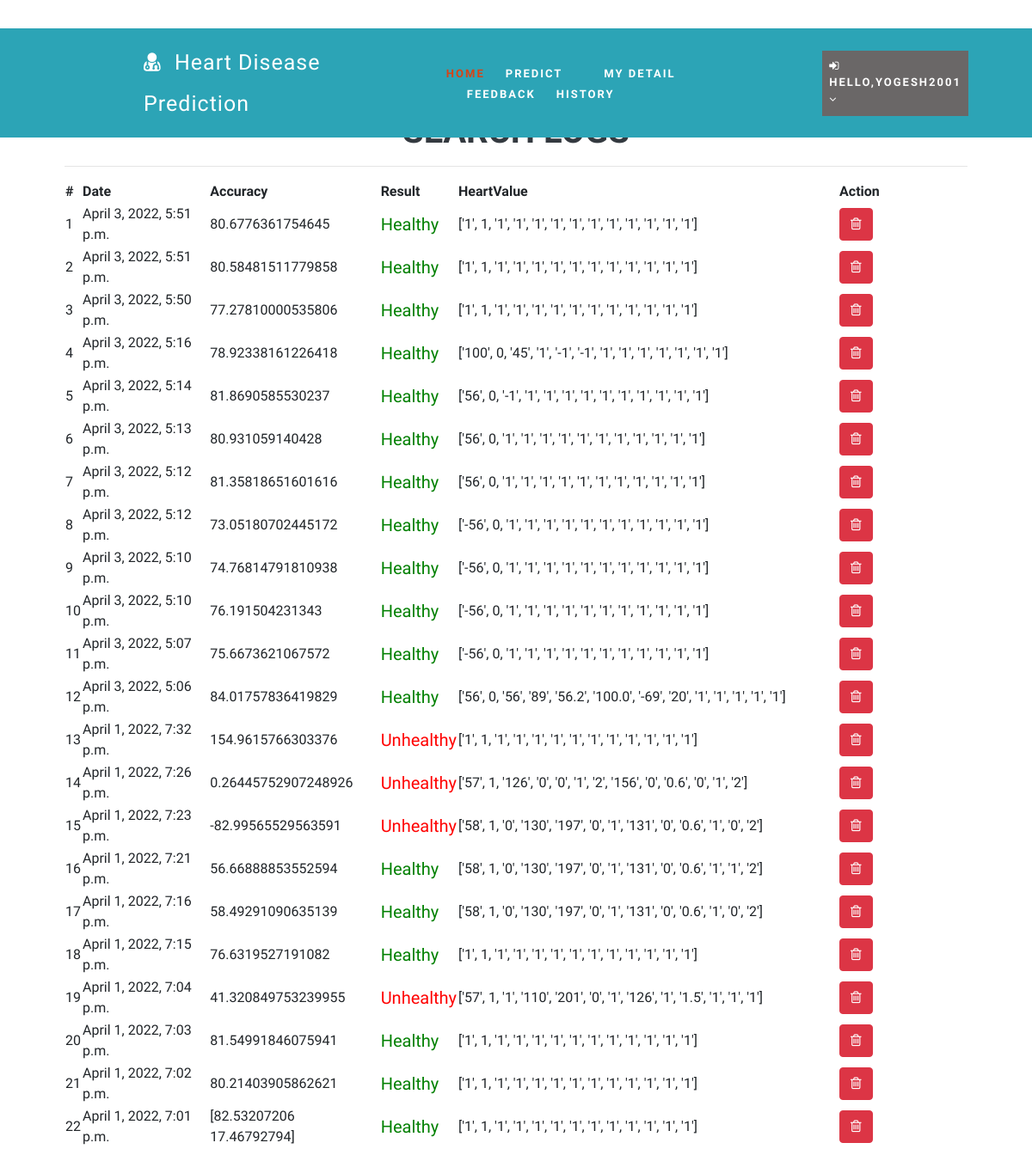
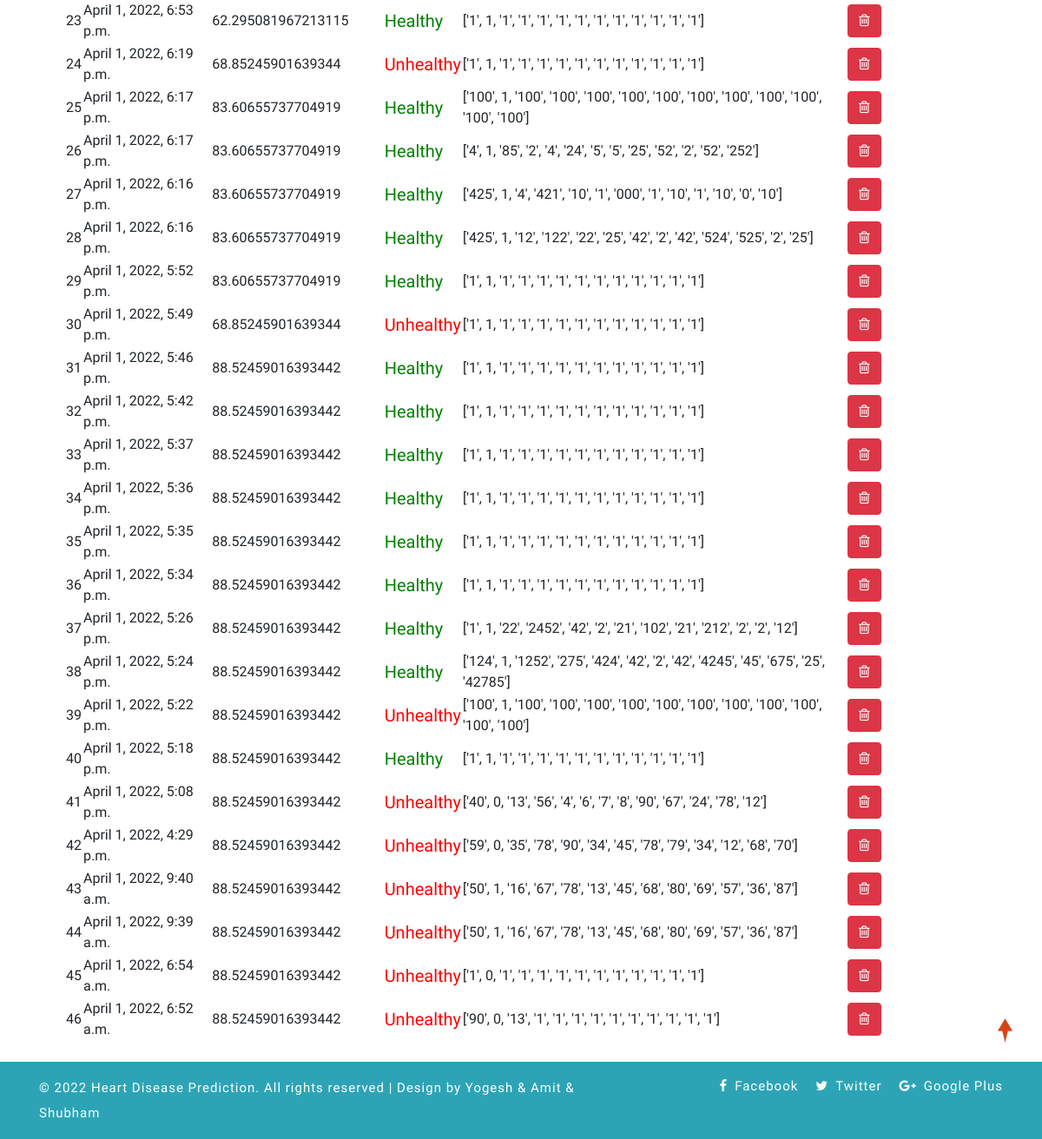
The page /view_search_pat (signed in) on the database as committed earlier (2 pictures, top to bottom).
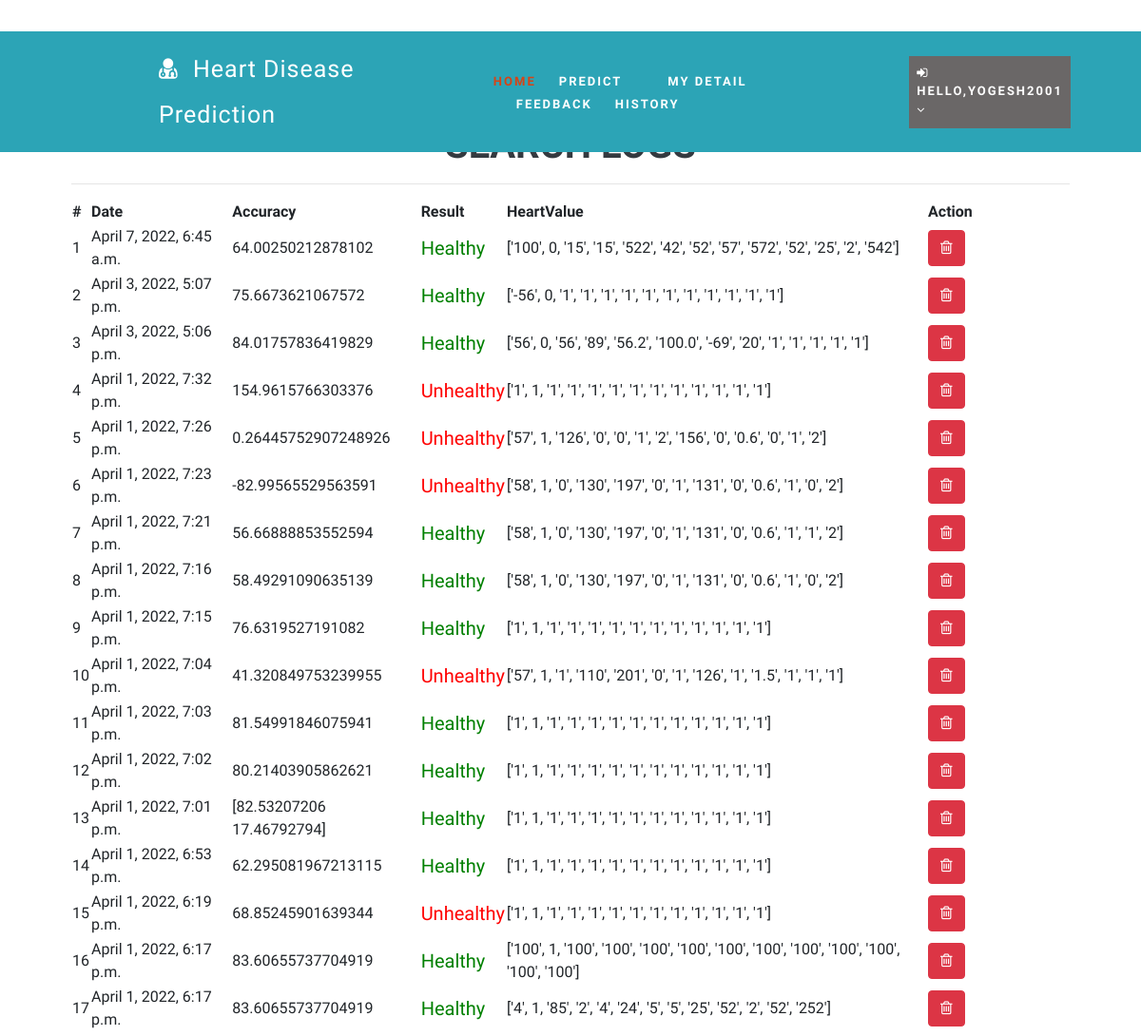
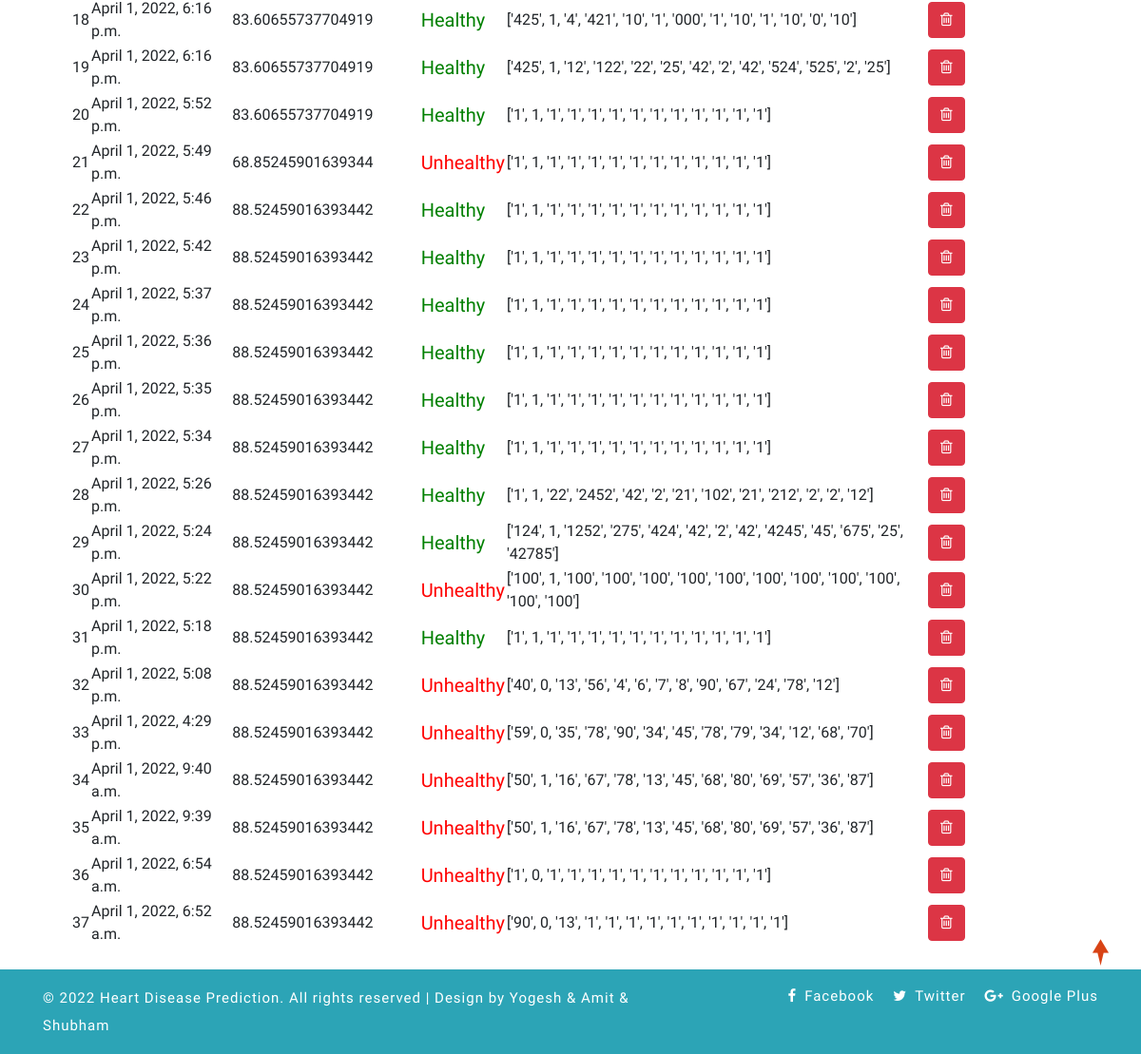
The same page on the database as committed later (2 pictures, top to bottom).
### health/models.py (models this page shows)
class Search_Data(models.Model):
    patient = models.ForeignKey(Patient, on_delete=models.CASCADE, null=True)
    prediction_accuracy = models.CharField(max_length=100,null=True,blank=True)
    result = models.CharField(max_length=100,null=True,blank=True)
    values_list = models.CharField(max_length=100,null=True,blank=True)
    created = models.DateTimeField(auto_now=True,null=True)
    def __str__(self):
        return self.patient.user.username

### health/views.py (the view)
# urls.py: path('view_search_pat', view_search_pat,name="view_search_pat"),
@login_required(login_url="login")
def view_search_pat(request):
    doc = None
    try:
        doc = Doctor.objects.get(user=request.user)
        data = Search_Data.objects.filter(patient__address__icontains=doc.address).order_by('-id')
    except:
        try:
            doc = Patient.objects.get(user=request.user)
            data = Search_Data.objects.filter(patient=doc).order_by('-id')
            print(data)
        except:
            data = Search_Data.objects.all().order_by('-id')
    return render(request,'view_search_pat.html',{'data':data})

### health/templates/view_search_pat.html
{% extends 'index.html' %}
{% load static %}
{% block body %}
<div class="container-fluid" style="width:90%;margin-top:8%">
                    <div class="container-fluid">
                        <h1 align="center" class="w3ls-title text-uppercase text-dark font-weight-bold">Search Logs</h1>
                         </div><hr>
                                <table id="example" class="display" style="width:100%">
                                  <thead>
                                    <tr>
                                      <th>#</th>
                                      {% if request.user.patient_set.all.0 %}
                                      <th>Date</th>
                                      {% else %}
                                      <th>Patient Name</th>
                                      {% endif %}
                                      <th>Accuracy</th>
                                      <th>Result</th>
                                      <th>HeartValue</th>
                                      <th>Action</th>
                                  </tr>
                              </thead>
                              <tbody>
                              {% for i in data %}
                                <tr>
                                  <td>{{forloop.counter}}</td>
                                  {% if request.user.patient_set.all.0 %}
                                    <td>{{i.created}}</td>
                                  {% else %}
                                  <td>{{i.patient.user.first_name}} {{i.patient.user.last_name}}</td>
                                  {% endif %}
                                    <td>{{i.prediction_accuracy}}</td>
                                    <td>{% if i.result == "0" %}
                                      <h5 style="color:green">Healthy</h5>
                                      {% else %}
                                      <h5 style="color:red">Unhealthy</h5>
                                  {% endif %}
                                  </td>
                                  <td>{{i.values_list}}</td>
                                  <td style="width:150px">
                                      <a href="/delete_searched/{{i.id}}" ><button class="btn btn-danger" onclick="return confirm('Are you sure?')"><i class="fa fa-trash-o"></i></button></a></td>
                              </tr>
                              {% endfor %}
                          </tbody>
                      </table>
                  </div>
{% endblock %}

### health/templates/index.html (shortened to what this page needs)
<!DOCTYPE html>
{% load static %}
<html lang="zxx">
<head>
	<link rel="stylesheet" href="{% static 'css/bootstrap.css' %}">
	<link href="{% static 'css/css_slider.css' %}" type="text/css" rel="stylesheet" media="all">
	<link rel="stylesheet" href="{% static 'css/style.css' %}" type="text/css" media="all" />
	<link href="{% static 'css/font-awesome.min.css' %}" rel="stylesheet">
<link rel='stylesheet' type='text/css' href="https://cdn.datatables.net/1.10.21/css/jquery.dataTables.min.css">
<link rel='stylesheet' type='text/css' href="https://cdn.datatables.net/buttons/1.6.2/css/buttons.dataTables.min.css">
</head>
<body>
	<div id="home" style="margin-bottom:2%">
		<header>
			<div class="top-bar py-3">
				<div class="container">
					<div class="row">
						<div class="col-xl-7 col-lg-6 col-md-4 top-social-agile text-md-right text-center mt-md-0 mt-2">
							<div class="row">
								<div class="col-xl-3 col-lg-4 col-6 top-w3layouts p-md-0 text-right">
								</div>
								<div class="col-xl-3 col-lg-4 col-6 header-w3layouts text-md-right text-left">
								</div>
							</div>
						</div>
					</div>
				</div>
			</div>
		</header>
		<div class="main-top" style="background:rgb(44, 164, 182)">
			<div class="container-fluid">
				<div class="header d-md-flex justify-content-between align-items-center py-3">
					<div id="logo" style="margin-left:13%">
						<h1><p style="color:#FFFFFF ; font-size:25px">
							<span class="fa fa-user-md mr-2"></span>
							<span class="logo-sp">Heart Disease</span> Prediction
							</p>
						</h1>
					</div>
					{% if request.user.is_staff %}
					<div class="nav_w3ls" style="margin-right:4%">
						<nav>
							<label for="drop1" class="toggle">Menu</label>
							<input type="checkbox" id="drop1" />
							<ul class="menu" style="padding:15px;width:100%">
								<li class="mx-lg-4 mx-md-3 my-md-0 my-2"><a href="{% url 'admin_home' %}" >Home</a></li>
								<li>
									<label for="drop-2" class="toggle toogle-2"> <span class="fa fa-angle-down" aria-hidden="true"></span>
									</label>
									<a href="#"> Doctor <span class="fa fa-angle-down" aria-hidden="true"></span></a>
									<ul style="margin-top:2%;width:40%;margin-right:0%">
										<li style="width:100%;"><a href="/add_doctor" class="drop-text">Add Doctor</a></li>
										<li style="width:100%;"><a href="/view_doctor" class="drop-text">View Doctor</a></li>
									</ul>
								</li>
								<li class="mx-lg-4 mx-md-3 my-md-0 my-2"><a href="/view_patient">Patient</a></li>
								<li class="mx-lg-4 mx-md-3 my-md-0 my-2">
									<a href="/view_search_pat">Searched Data</a></li>
								<li><a href="/view_feedback">Feedback</a></li>
							</ul>
						</nav>
					</div>
					<div class="nav_w3ls" style="margin-right:3%">
						<nav>
							<label for="drop2" class="toggle">Menu</label>
							<input type="checkbox" id="drop2" />
							<ul class="menu">
								<li class="mx-lg-4 mx-md-3 my-md-0 my-2" style="background:red;padding:8px">
									<label for="drop-2" class="toggle toogle-2"> <span class="fa fa-angle-down" aria-hidden="true"></span>
									</label>
									<a href="#"><i class="fa fa-user"></i> {{request.user.username}} <span class="fa fa-angle-down" aria-hidden="true"></span></a>
									<ul style="margin-top:10%;width:80%;margin-right:5%">
										<li style="width:100%;"><a href="{% url 'change_password' %}" class="drop-text">Password</a></li>
										<li style="width:100%;"><a href="{% url 'logout' %}" class="drop-text">Logout</a></li>
									</ul>
								</li>
							</ul>
						</nav>
					</div>
					{% elif request.user.patient_set.all.0 %}
					<div class="nav_w3ls" style="margin-left:5%;font-weight:bold">
						<nav>
							<ul class="menu" style="padding:15px;width:100%">
								<li><a href="{% url 'patient_home' %}" class="active">Home</a></li>
								<li class="mx-lg-4 mx-md-3 my-md-0 my-2"><a href="/add_heartdetail">Predict</a></li>
								<li class="mx-lg-4 mx-md-3 my-md-0 my-2"><a href="/profile_doctor">My Detail</a></li>
								<li class="mx-lg-4 mx-md-3 my-md-0 my-2"><a href="/sent_feedback">Feedback</a></li>
								<li><a href="/view_search_pat">History</a></li>
							</ul>
						</nav>
					</div>
					<div class="nav_w3ls" style="margin-right:3%">
						<nav>
							<ul class="menu">
								<li class="mx-lg-4 mx-md-3 my-md-0 my-2" style="background:#6a6767;padding:8px">
									<a href="#"><i class="fa fa-sign-in"></i> Hello,{{request.user.username}} <span class="fa fa-angle-down" aria-hidden="true"></span></a>
								</li>
							</ul>
						</nav>
					</div>
					{% endif %}
				</div>
			</div>
		</div>
		{% block body %}
		{% endblock %}
	</div>
	<div class="copy-w3pvt" style="background:rgb(44, 164, 182);color:white">
		<div class="container py-3">
			<div class="row">
				<div class="col-lg-7 w3ls_footer_grid1_left text-lg-left text-center">
					<p style="color:white">&copy; 2022 Heart Disease Prediction. All rights reserved | Design by Yogesh & Amit & Shubham</a>
					</p>
				</div>
				<div class="col-lg-5 w3ls_footer_grid_left1_pos text-lg-right text-center mt-lg-0 mt-2">
					<ul style="color:white">
						<li>
							<a href="#" style="color:white" class="facebook">
								<span class="fa fa-facebook-f mr-2"></span>Facebook</a>
						</li>
						<li class="mx-3">
							<a href="#" style="color:white" class="twitter">
								<span class="fa fa-twitter mr-2"></span>Twitter</a>
						</li>
						<li>
							<a href="#" style="color:white" class="google">
								<span class="fa fa-google-plus mr-2"></span>Google Plus</a>
						</li>
					</ul>
				</div>
			</div>
		</div>
	</div>
	<a href="#home" style="color:white" class="move-top text-center"></a>
</body>
</html>

### health/static/css/style.css (style rules this page uses)
body { padding: 0; margin: 0; background: #FFF; font-family: 'Quicksand', sans-serif; }
body a, body button { transition: 0.5s all; -webkit-transition: 0.5s all; -moz-transition: 0.5s all; -o-transition: 0.5s all; -ms-transition: 0.5s all; text-decoration: none; }
html { scroll-behavior: smooth; }
h1, h2, h3, h4, h5, h6 { margin: 0; padding: 0; font-family: 'Mukta', sans-serif; }
p { margin: 0; padding: 0; font-size: 15px; letter-spacing: 1px; line-height: 1.9; color: #999; font-family: 'Quicksand', sans-serif; }
ul, ol { margin: 0; padding: 0; }
a.move-top { width: 34px; height: 34px; background: url(../images/move-top.png) no-repeat; display: inline-block; position: fixed; bottom: 4%; right: 2%; z-index: 0; }
#home { position: relative; }
.main-top { position: absolute; z-index: 999; width: 100%; background: rgba(0, 0, 0, 0.4); }
nav { margin: 0; padding: 0; }
span.logo-sp { font-weight: 100; }
nav:after { content: ""; display: table; clear: both; }
nav ul { float: right; padding: 0; margin: 0; list-style: none; position: relative; }
nav ul li { margin: 0px; display: inline-block; float: left; }
nav a { padding: 0; color: #fff; font-size: 13px; letter-spacing: 2px; font-weight: 700; text-transform: uppercase; display: inline-block; transition: 0.5s all; -webkit-transition: 0.5s all; -moz-transition: 0.5s all; -o-transition: 0.5s all; -ms-transition: 0.5s all; }
.menu li a.active, .menu li a:hover { color: #2196f3; transition: 0.5s all; -webkit-transition: 0.5s all; -moz-transition: 0.5s all; -o-transition: 0.5s all; -ms-transition: 0.5s all; color: #d84315; }
li>a:only-child:after { content: ''; }
.w3ls_footer_grid_left1_pos ul li, ul.list-part li { display: inline-block; }
.w3ls_footer_grid_left1_pos ul li a { color: #000; text-decoration: none; letter-spacing: 1px; font-size: 15px; }
.w3ls_footer_grid1_left p { color: #484848; font-weight: 500; }

Rows that differ between the two databases and show on the page:
removed Search_Data: created "April 3, 2022, 5:51 p.m.", prediction_accuracy "80.6776361754645", result "Healthy", values_list "['1', 1, '1', '1', '1', '1', '1', '1', '1', '1', '1', '1', '1']"
removed Search_Data: created "April 3, 2022, 5:51 p.m.", prediction_accuracy "80.58481511779858", result "Healthy", values_list "['1', 1, '1', '1', '1', '1', '1', '1', '1', '1', '1', '1', '1']"
removed Search_Data: created "April 3, 2022, 5:50 p.m.", prediction_accuracy "77.27810000535806", result "Healthy", values_list "['1', 1, '1', '1', '1', '1', '1', '1', '1', '1', '1', '1', '1']"
removed Search_Data: created "April 3, 2022, 5:16 p.m.", prediction_accuracy "78.92338161226418", result "Healthy", values_list "['100', 0, '45', '1', '-1', '-1', '1', '1', '1', '1', '1', '1', '1']"
removed Search_Data: created "April 3, 2022, 5:14 p.m.", prediction_accuracy "81.8690585530237", result "Healthy", values_list "['56', 0, '-1', '1', '1', '1', '1', '1', '1', '1', '1', '1', '1']"
removed Search_Data: created "April 3, 2022, 5:13 p.m.", prediction_accuracy "80.931059140428", result "Healthy", values_list "['56', 0, '1', '1', '1', '1', '1', '1', '1', '1', '1', '1', '1']"
removed Search_Data: created "April 3, 2022, 5:12 p.m.", prediction_accuracy "81.35818651601616", result "Healthy", values_list "['56', 0, '1', '1', '1', '1', '1', '1', '1', '1', '1', '1', '1']"
removed Search_Data: created "April 3, 2022, 5:12 p.m.", prediction_accuracy "73.05180702445172", result "Healthy", values_list "['-56', 0, '1', '1', '1', '1', '1', '1', '1', '1', '1', '1', '1']"
removed Search_Data: created "April 3, 2022, 5:10 p.m.", prediction_accuracy "74.76814791810938", result "Healthy", values_list "['-56', 0, '1', '1', '1', '1', '1', '1', '1', '1', '1', '1', '1']"
removed Search_Data: created "April 3, 2022, 5:10 p.m.", prediction_accuracy "76.191504231343", result "Healthy", values_list "['-56', 0, '1', '1', '1', '1', '1', '1', '1', '1', '1', '1', '1']"
added Search_Data: created "April 7, 2022, 6:45 a.m.", prediction_accuracy "64.00250212878102", result "Healthy", values_list "['100', 0, '15', '15', '522', '42', '52', '57', '572', '52', '25', '2', '542']"
